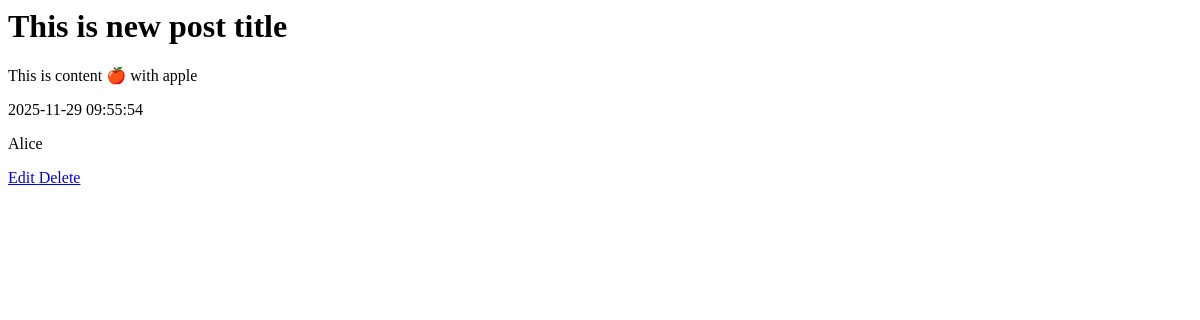
/view-post/1 (signed in), run on an earlier commit of the app's database.
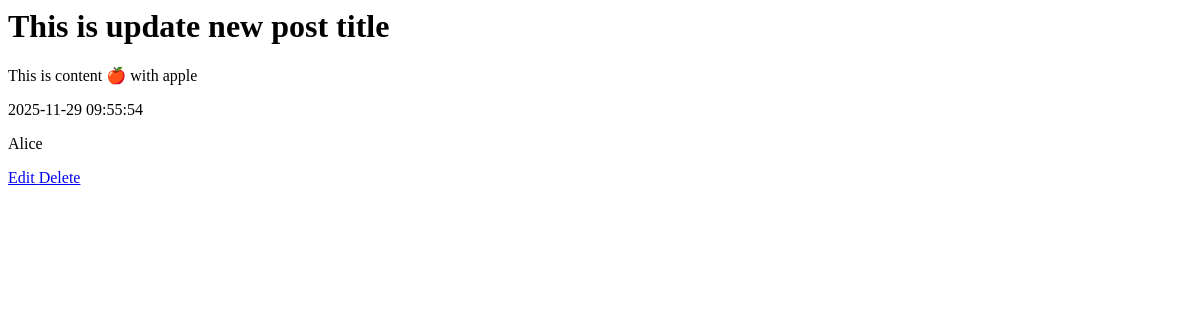
And on a later commit of the database.
### lib/models.py (models this page shows)
class Post(db.Model):
    __tablename__ = "posts"
    id = db.Column(db.Integer, primary_key=True)
    title = db.Column(db.String(200), nullable=False)
    content = db.Column(db.String, nullable=False)
    slug = db.Column(db.String, nullable=False)
    created_at = db.Column(DateTime(timezone=True), server_default=func.now())
    user_id = db.Column(db.Integer, db.ForeignKey('users.id'), nullable=False)

### main.py (the view)
@app.route("/view-post/<int:post_id>")
@login_required
def view_post(post_id):
    return view(post_id)

### controllers/post_controllers.py (called while the page is built)
def view(post_id):
    post = Post.query.filter_by(id=post_id).first()
    return render_template('view_post.html', post=post, user=current_user)

### main.py (called while the page is built)
@login_manager.user_loader
def load_user(user_id):
    return User.query.get(int(user_id))

### templates/view_post.html
<div class="wrapper-card">
    <h1>{{ post.title }}</h1>
    <p>{{ post.content }}</p>
    <p>{{ post.created_at }}</p>
    <p>{{ post.author.name }}</p>
    <a href="{{ url_for('update_post', post_id=post.id) }}">
        Edit
    </a>
    <a href="{{ url_for('delete_post', post_id=post.id) }}">
        Delete
    </a>
</div>

What changed in the data, as far as the page shows it:
changed Post "This is content 🍎 with apple": title "This is new post title" → "This is update new post title"
